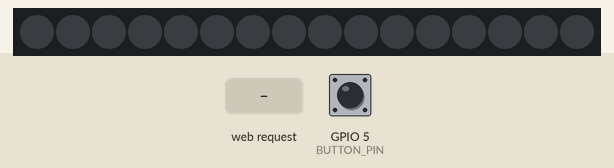
This sketch was run on a simulated ESP32. Parts: 16 RGB LEDs in strip order, left to right. Inputs (shaded band) come from the test bench; at power-on: GPIO 5 (BUTTON_PIN) HIGH. Dim RGB values are drawn brighter than linear; WiFi joins after 1.5 s; servers stay silent unless stated; what the sketch prints to the serial monitor is not drawn.

Above: at 2.7 s.
2.8 s: GPIO 5 (BUTTON_PIN) pulled LOW for 1 s
At 2.95 s:
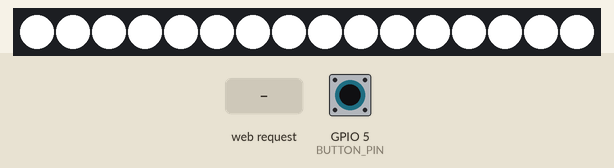
5.3 s: GPIO 5 (BUTTON_PIN) pulled LOW for 0.15 s
6.9 s: HTTP request GET /brightness?value=1 received
At 7.7 s:
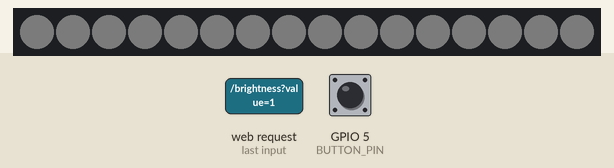
8.4 s: HTTP request GET /brightness?value=120 received
9.9 s: HTTP request GET /off received
At 11.1 s:
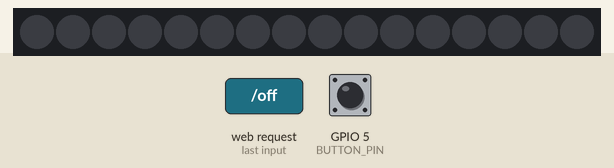
Timing chart, 0 to 12.4 s (numbered marks = the images above; inputs shaded):
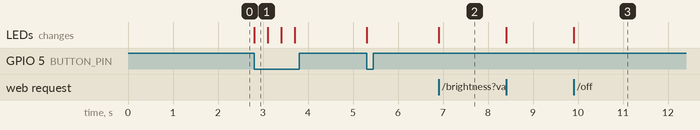

The sketch:

smart_lamp.ino
```cpp
#include <WiFi.h>
#include <WiFiClient.h>
#include <WebServer.h>
#include <FastLED.h>

#define LED_PIN 4
#define NUM_LEDS 16
#define BUTTON_PIN 5

CRGB leds[NUM_LEDS];
WebServer server(80);

const char* ssid = "Your_SSID";
const char* password = "Your_PASSWORD";

bool isOn = false;
int brightness = 100;
CRGB color = CRGB::White;

void handleRoot() {
  String html = "<html><body>";
  html += "<h1>Умная лампа</h1>";
  html += "<p><a href=\"/on\">Включить</a> | <a href=\"/off\">Выключить</a></p>";
  html += "<p>Яркость: <a href=\"/brightness?value=50\">50%</a> | <a href=\"/brightness?value=100\">100%</a></p>";
  html += "</body></html>";
  server.send(200, "text/html", html);
}

void handleOn() {
  isOn = true;
  updateLeds();
  server.sendHeader("Location", "/");
  server.send(303);
}

void handleOff() {
  isOn = false;
  updateLeds();
  server.sendHeader("Location", "/");
  server.send(303);
}

void handleBrightness() {
  brightness = server.arg("value").toInt();
  updateLeds();
  server.sendHeader("Location", "/");
  server.send(303);
}

void updateLeds() {
  if (isOn) {
    for (int i = 0; i < NUM_LEDS; i++) {
      leds[i] = color;
      leds[i].fadeLightBy(255 - brightness * 2.55);
    }
  } else {
    for (int i = 0; i < NUM_LEDS; i++) {
      leds[i] = CRGB::Black;
    }
  }
  FastLED.show();
}

void setup() {
  Serial.begin(115200);
  FastLED.addLeds<WS2812B, LED_PIN, GRB>(leds, NUM_LEDS);
  pinMode(BUTTON_PIN, INPUT_PULLUP);

  WiFi.begin(ssid, password);
  while (WiFi.status() != WL_CONNECTED) {
    delay(500);
    Serial.print(".");
  }
  Serial.println("");
  Serial.print("IP адрес: ");
  Serial.println(WiFi.localIP());

  server.on("/", handleRoot);
  server.on("/on", handleOn);
  server.on("/off", handleOff);
  server.on("/brightness", handleBrightness);
  server.begin();
}

void loop() {
  server.handleClient();

  if (digitalRead(BUTTON_PIN) == LOW) {
    isOn = !isOn;
    updateLeds();
    delay(300);
  }
}
```

Measured:
- after the input at 2.8 s, the LEDs: change at once (image 1)
- after the input at 6.9 s, the LEDs: change at once (image 2)
- after the input at 9.9 s, the LEDs: change at once (image 3)
